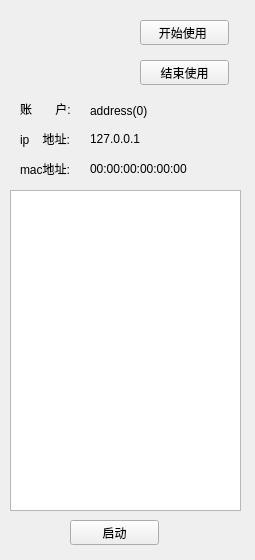
<?xml version="1.0" encoding="UTF-8"?>
<ui version="4.0">
 <class>ServerItem</class>
 <widget class="QWidget" name="ServerItem">
  <property name="geometry">
   <rect>
    <x>0</x>
    <y>0</y>
    <width>255</width>
    <height>560</height>
   </rect>
  </property>
  <property name="windowTitle">
   <string>Form</string>
  </property>
  <widget class="QLabel" name="label">
   <property name="geometry">
    <rect>
     <x>20</x>
     <y>100</y>
     <width>67</width>
     <height>17</height>
    </rect>
   </property>
   <property name="text">
    <string>账       户: </string>
   </property>
  </widget>
  <widget class="QLabel" name="label_2">
   <property name="geometry">
    <rect>
     <x>90</x>
     <y>100</y>
     <width>161</width>
     <height>21</height>
    </rect>
   </property>
   <property name="text">
    <string>address(0)</string>
   </property>
  </widget>
  <widget class="QPushButton" name="pushButton">
   <property name="geometry">
    <rect>
     <x>140</x>
     <y>20</y>
     <width>89</width>
     <height>25</height>
    </rect>
   </property>
   <property name="text">
    <string>开始使用 </string>
   </property>
  </widget>
  <widget class="QPushButton" name="pushButton_2">
   <property name="geometry">
    <rect>
     <x>140</x>
     <y>60</y>
     <width>89</width>
     <height>25</height>
    </rect>
   </property>
   <property name="text">
    <string>结束使用</string>
   </property>
  </widget>
  <widget class="QLabel" name="label_3">
   <property name="geometry">
    <rect>
     <x>20</x>
     <y>130</y>
     <width>67</width>
     <height>17</height>
    </rect>
   </property>
   <property name="text">
    <string>ip    地址: </string>
   </property>
  </widget>
  <widget class="QLabel" name="label_4">
   <property name="geometry">
    <rect>
     <x>90</x>
     <y>130</y>
     <width>151</width>
     <height>17</height>
    </rect>
   </property>
   <property name="text">
    <string>127.0.0.1</string>
   </property>
  </widget>
  <widget class="QLabel" name="label_5">
   <property name="geometry">
    <rect>
     <x>20</x>
     <y>160</y>
     <width>67</width>
     <height>17</height>
    </rect>
   </property>
   <property name="text">
    <string>mac地址:</string>
   </property>
  </widget>
  <widget class="QLabel" name="label_6">
   <property name="geometry">
    <rect>
     <x>90</x>
     <y>160</y>
     <width>151</width>
     <height>17</height>
    </rect>
   </property>
   <property name="text">
    <string>00:00:00:00:00:00</string>
   </property>
  </widget>
  <widget class="QListWidget" name="listWidget">
   <property name="geometry">
    <rect>
     <x>10</x>
     <y>190</y>
     <width>231</width>
     <height>321</height>
    </rect>
   </property>
  </widget>
  <widget class="QPushButton" name="pushButton_3">
   <property name="geometry">
    <rect>
     <x>70</x>
     <y>520</y>
     <width>89</width>
     <height>25</height>
    </rect>
   </property>
   <property name="text">
    <string>启动</string>
   </property>
  </widget>
  <widget class="QLabel" name="label_7">
   <property name="geometry">
    <rect>
     <x>20</x>
     <y>20</y>
     <width>81</width>
     <height>71</height>
    </rect>
   </property>
   <property name="text">
    <string/>
   </property>
  </widget>
 </widget>
 <resources/>
 <connections/>
</ui>
